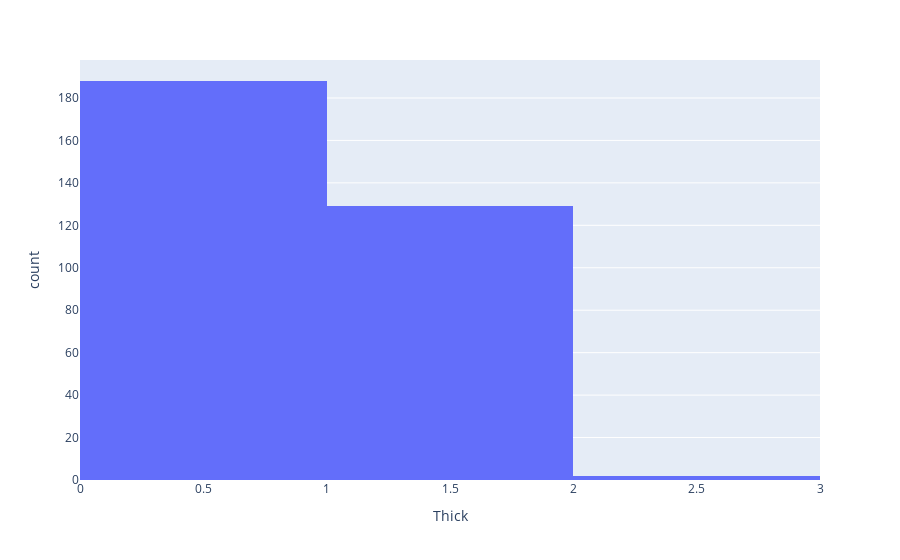

This figure's notebook cell:
### Code cell
import plotly.express as px
px.histogram(ab_noNaN, x='Thick', nbins=4)

### Figure 1 — Plotly figure (JSON) as saved in the notebook; plotly's stock layout.template omitted (floating-point values rounded to 4 significant figures; data arrays with more than 128 entries replaced by an {"elided": "..."} marker saying what was removed)
{"data": [{"alignmentgroup": "True", "bingroup": "x", "hovertemplate": "Thick=%{x}<br>count=%{y}<extra></extra>", "legendgroup": "", "marker": {"color": "#636efa", "pattern": {"shape": ""}}, "name": "", "nbinsx": 4, "offsetgroup": "", "orientation": "v", "showlegend": false, "type": "histogram", "x": {"elided": "319 float values"}, "xaxis": "x", "yaxis": "y"}], "layout": {"barmode": "relative", "legend": {"tracegroupgap": 0}, "margin": {"t": 60}, "xaxis": {"anchor": "y", "domain": [0, 1], "title": {"text": "Thick"}}, "yaxis": {"anchor": "x", "domain": [0, 1], "title": {"text": "count"}}}}
